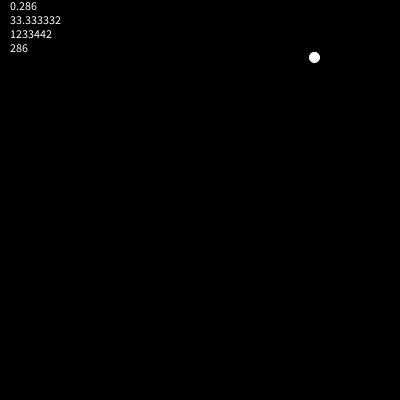
Frame 1 (no input)
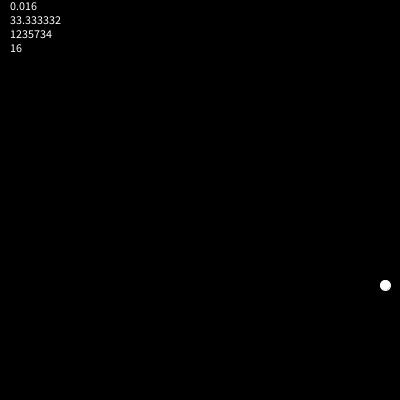
Frame 60 (the mouse pressed at the canvas centre just before this capture)
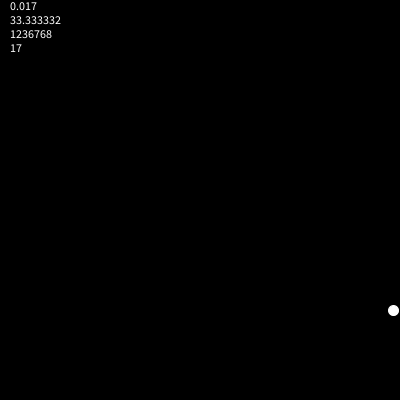
Frame 120 (the mouse held since frame 60 and released just before this capture)

The Processing sketch that drew these frames (run headless with seeded random() and noise(); from frame 60 on, the mouse is pressed at the canvas centre):

// Processing sketch: delta_tests_2
// ── delta_tests_2.pde
long getTime() {
  return (long) (System.nanoTime() / 1E6);
}

final int FPS = 30;

long dt_now = getTime();
long dt_last = getTime();
long dt = 0;
float deltaTime = 0;

float desired_frame = 1000.0 / (float) FPS;
PVector pos;
void setup() {
  size(400, 400);
  pos = new PVector(width / 2, height / 2);
}


void draw() {
  background(0);
  dt_now = getTime();
  dt = dt_now - dt_last;
  dt_last = dt_now;
  deltaTime = (float) dt / 1000;

  pos.x += width * deltaTime;


  if (pos.x > width) {
    pos.x = 0;
  }
  pos.y = height / 2 + sin(radians(pos.x)) * (height / 2);

  stroke(255);
  fill(255);
  ellipse(pos.x, pos.y, 10, 10);

  text(deltaTime + "\n" + desired_frame + "\n" + dt_now + "\n" + dt, 10, 10);
}
